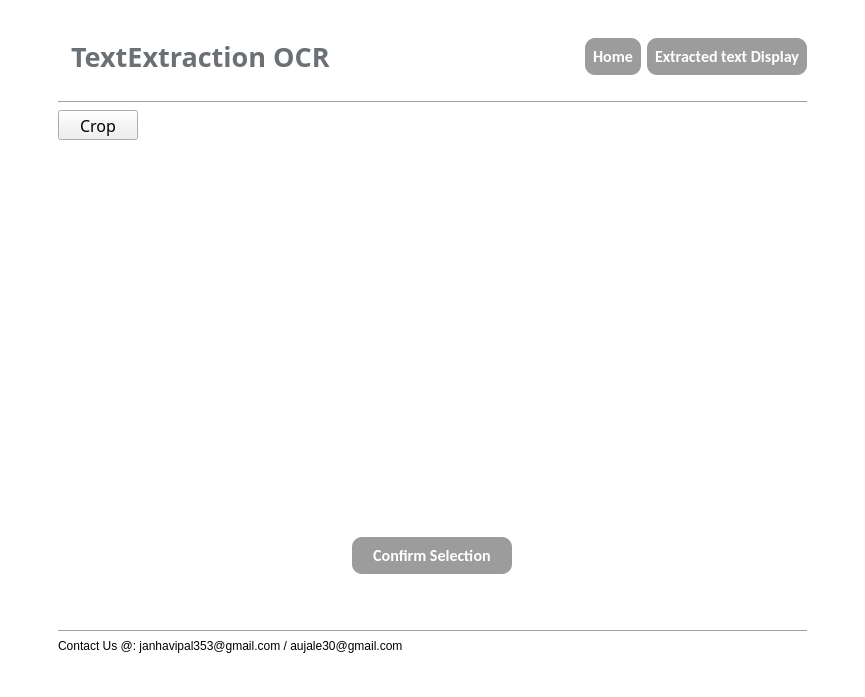
<?xml version="1.0" encoding="UTF-8"?>
<ui version="4.0">
 <class>MainWindow</class>
 <widget class="QMainWindow" name="MainWindow">
  <property name="geometry">
   <rect>
    <x>0</x>
    <y>0</y>
    <width>865</width>
    <height>697</height>
   </rect>
  </property>
  <property name="sizePolicy">
   <sizepolicy hsizetype="Minimum" vsizetype="Minimum">
    <horstretch>0</horstretch>
    <verstretch>0</verstretch>
   </sizepolicy>
  </property>
  <property name="windowTitle">
   <string>MainWindow</string>
  </property>
  <property name="styleSheet">
   <string notr="true">QMainWindow{
background-color: #FFFFFF
}</string>
  </property>
  <widget class="QWidget" name="centralwidget">
   <property name="whatsThis">
    <string>&lt;html&gt;&lt;head/&gt;&lt;body&gt;&lt;p&gt;QStackedWidget&lt;/p&gt;&lt;/body&gt;&lt;/html&gt;</string>
   </property>
   <property name="styleSheet">
    <string notr="true"/>
   </property>
   <layout class="QVBoxLayout" name="verticalLayout_4">
    <item>
     <widget class="QStackedWidget" name="stackedWidget">
      <property name="currentIndex">
       <number>1</number>
      </property>
      <widget class="QWidget" name="page_1">
       <layout class="QVBoxLayout" name="verticalLayout_3">
        <item>
         <layout class="QVBoxLayout" name="verticalLayout_2">
          <property name="spacing">
           <number>1</number>
          </property>
          <property name="bottomMargin">
           <number>10</number>
          </property>
          <item>
           <widget class="QLabel" name="mainHeading_1">
            <property name="sizePolicy">
             <sizepolicy hsizetype="Minimum" vsizetype="Fixed">
              <horstretch>0</horstretch>
              <verstretch>0</verstretch>
             </sizepolicy>
            </property>
            <property name="font">
             <font>
              <family>Berlin Sans FB Demi</family>
              <pointsize>33</pointsize>
              <italic>false</italic>
              <bold>true</bold>
             </font>
            </property>
            <property name="styleSheet">
             <string notr="true">QLabel{
color:#6B7075
}</string>
            </property>
            <property name="text">
             <string>TextExtractionOCR</string>
            </property>
            <property name="alignment">
             <set>Qt::AlignmentFlag::AlignCenter</set>
            </property>
            <property name="margin">
             <number>0</number>
            </property>
           </widget>
          </item>
          <item>
           <widget class="QLabel" name="tagline">
            <property name="sizePolicy">
             <sizepolicy hsizetype="Minimum" vsizetype="Fixed">
              <horstretch>0</horstretch>
              <verstretch>0</verstretch>
             </sizepolicy>
            </property>
            <property name="font">
             <font>
              <pointsize>11</pointsize>
              <italic>true</italic>
              <bold>false</bold>
             </font>
            </property>
            <property name="styleSheet">
             <string notr="true">QLabel{
color:#6B7075
}</string>
            </property>
            <property name="text">
             <string>&quot;Effortlessly extract text from any image with our advanced OCR technology&quot;</string>
            </property>
            <property name="alignment">
             <set>Qt::AlignmentFlag::AlignCenter</set>
            </property>
           </widget>
          </item>
          <item>
           <widget class="Line" name="line_3">
            <property name="orientation">
             <enum>Qt::Orientation::Horizontal</enum>
            </property>
           </widget>
          </item>
          <item>
           <layout class="QHBoxLayout" name="horizontalLayout_7"/>
          </item>
          <item>
           <widget class="QLabel" name="home_image_2">
            <property name="sizePolicy">
             <sizepolicy hsizetype="Expanding" vsizetype="Expanding">
              <horstretch>0</horstretch>
              <verstretch>0</verstretch>
             </sizepolicy>
            </property>
            <property name="text">
             <string/>
            </property>
            <property name="pixmap">
             <pixmap>resource/home_image.png</pixmap>
            </property>
            <property name="alignment">
             <set>Qt::AlignmentFlag::AlignCenter</set>
            </property>
           </widget>
          </item>
          <item>
           <spacer name="verticalSpacer_3">
            <property name="orientation">
             <enum>Qt::Orientation::Vertical</enum>
            </property>
            <property name="sizeHint" stdset="0">
             <size>
              <width>20</width>
              <height>40</height>
             </size>
            </property>
           </spacer>
          </item>
          <item>
           <layout class="QHBoxLayout" name="horizontalLayout_2">
            <item>
             <widget class="QPushButton" name="pick_image_pushbutton">
              <property name="sizePolicy">
               <sizepolicy hsizetype="Fixed" vsizetype="Fixed">
                <horstretch>0</horstretch>
                <verstretch>0</verstretch>
               </sizepolicy>
              </property>
              <property name="minimumSize">
               <size>
                <width>40</width>
                <height>30</height>
               </size>
              </property>
              <property name="maximumSize">
               <size>
                <width>170</width>
                <height>90</height>
               </size>
              </property>
              <property name="font">
               <font>
                <family>Calibri</family>
                <pointsize>12</pointsize>
                <bold>true</bold>
               </font>
              </property>
              <property name="cursor">
               <cursorShape>PointingHandCursor</cursorShape>
              </property>
              <property name="layoutDirection">
               <enum>Qt::LayoutDirection::LeftToRight</enum>
              </property>
              <property name="styleSheet">
               <string notr="true">QPushButton
{
color:#ffffff;
background-color:#9c9c9c;
border-radius:9;
box-shadow: 0px 4px 5px rgba(0,0,0,0.3);
transition: background-color 0.5s ease-in-out, 
                color 0.5s ease-in-out, 
                padding 0.2s ease-in-out, 
                box-shadow 0.2s ease-in-out; /* Smoother transition */
border:1px solid #cccccc;
}
QPushButton:hover
{
color:#111111;
background-color:#ffffff;
transition: background-color 1s ease-in-out, 
            color 1s ease-in-out, 
            padding 0.2s ease-in-out, 
            box-shadow 0.2s ease-in-out; /* Smoother transition */
border:1px solid #cccccc
}
QPushButton:pressed {
    background-color: #38454C;  /* Darker background when pressed */
    padding-top: 5px;  /* Slightly decrease padding for pressed effect */
    padding-left: 10px;  /* Slightly decrease padding for pressed effect */
    box-shadow: 0px 2px 3px rgba(0,0,0,0.3); /* Reduce shadow when pressed */
}</string>
              </property>
              <property name="text">
               <string>Pick an Image</string>
              </property>
             </widget>
            </item>
           </layout>
          </item>
          <item>
           <spacer name="verticalSpacer_4">
            <property name="orientation">
             <enum>Qt::Orientation::Vertical</enum>
            </property>
            <property name="sizeHint" stdset="0">
             <size>
              <width>20</width>
              <height>40</height>
             </size>
            </property>
           </spacer>
          </item>
          <item>
           <widget class="Line" name="line_4">
            <property name="orientation">
             <enum>Qt::Orientation::Horizontal</enum>
            </property>
           </widget>
          </item>
          <item>
           <widget class="QLabel" name="label_3">
            <property name="sizePolicy">
             <sizepolicy hsizetype="Preferred" vsizetype="Fixed">
              <horstretch>0</horstretch>
              <verstretch>0</verstretch>
             </sizepolicy>
            </property>
            <property name="text">
             <string>All Rights Reserved</string>
            </property>
            <property name="alignment">
             <set>Qt::AlignmentFlag::AlignCenter</set>
            </property>
           </widget>
          </item>
         </layout>
        </item>
       </layout>
      </widget>
      <widget class="QWidget" name="page_2">
       <layout class="QVBoxLayout" name="verticalLayout_5">
        <item>
         <layout class="QVBoxLayout" name="verticalLayout">
          <property name="leftMargin">
           <number>40</number>
          </property>
          <property name="topMargin">
           <number>20</number>
          </property>
          <property name="rightMargin">
           <number>40</number>
          </property>
          <property name="bottomMargin">
           <number>20</number>
          </property>
          <item>
           <layout class="QHBoxLayout" name="horizontalLayout_4">
            <property name="bottomMargin">
             <number>20</number>
            </property>
            <item>
             <widget class="QLabel" name="label_2">
              <property name="sizePolicy">
               <sizepolicy hsizetype="Fixed" vsizetype="Fixed">
                <horstretch>0</horstretch>
                <verstretch>0</verstretch>
               </sizepolicy>
              </property>
              <property name="maximumSize">
               <size>
                <width>40</width>
                <height>40</height>
               </size>
              </property>
              <property name="styleSheet">
               <string notr="true">QLabel{
color:#FFFFFF
}</string>
              </property>
              <property name="text">
               <string/>
              </property>
              <property name="pixmap">
               <pixmap>resource/fileicon.png</pixmap>
              </property>
              <property name="scaledContents">
               <bool>true</bool>
              </property>
             </widget>
            </item>
            <item>
             <widget class="QLabel" name="label">
              <property name="font">
               <font>
                <family>Berlin Sans FB Demi</family>
                <pointsize>20</pointsize>
                <bold>true</bold>
               </font>
              </property>
              <property name="styleSheet">
               <string notr="true">QLabel{
color:#6B7075
}</string>
              </property>
              <property name="text">
               <string>TextExtraction OCR</string>
              </property>
             </widget>
            </item>
            <item>
             <spacer name="horizontalSpacer">
              <property name="orientation">
               <enum>Qt::Orientation::Horizontal</enum>
              </property>
              <property name="sizeHint" stdset="0">
               <size>
                <width>40</width>
                <height>20</height>
               </size>
              </property>
             </spacer>
            </item>
            <item>
             <widget class="QWidget" name="widget" native="true">
              <property name="styleSheet">
               <string notr="true">QWidget {
    background-color: #e6f7ff;  /* Light blue color */
    border-bottom: 1px solid #b3d7ff;  /* Optional border for separation */
}
</string>
              </property>
             </widget>
            </item>
            <item>
             <widget class="QPushButton" name="home1_pushbutton">
              <property name="font">
               <font>
                <family>Calibri</family>
                <pointsize>12</pointsize>
                <bold>true</bold>
               </font>
              </property>
              <property name="cursor">
               <cursorShape>PointingHandCursor</cursorShape>
              </property>
              <property name="styleSheet">
               <string notr="true">QPushButton {
    background-color: #9c9c9c;  /* Default button color */
    color: white;
    border-radius: 10px;
    padding: 8px;
}


QPushButton:hover {
    background-color: rgba(255, 255, 255, 0.3);  /* Soft white glow */
    color: #000000;
    border: 1px solid #cccccc;
    box-shadow: 0px 0px 15px 10px rgba(255, 255, 255, 0.5); /* Soft outer glow */
}</string>
              </property>
              <property name="text">
               <string>Home</string>
              </property>
             </widget>
            </item>
            <item>
             <widget class="QPushButton" name="extractedText_pushbutton">
              <property name="font">
               <font>
                <family>Calibri</family>
                <pointsize>12</pointsize>
                <bold>true</bold>
               </font>
              </property>
              <property name="cursor">
               <cursorShape>PointingHandCursor</cursorShape>
              </property>
              <property name="styleSheet">
               <string notr="true">QPushButton {
    background-color: #9c9c9c;  /* Default button color */
    color: white;
    border-radius: 10px;
    padding: 8px;
}


QPushButton:hover {
    background-color: rgba(255, 255, 255, 0.3);  /* Soft white glow */
    color: #000000;
    border: 1px solid #cccccc;
    box-shadow: 0px 0px 15px 10px rgba(255, 255, 255, 0.5); /* Soft outer glow */
}</string>
              </property>
              <property name="text">
               <string>Extracted text Display</string>
              </property>
             </widget>
            </item>
           </layout>
          </item>
          <item>
           <widget class="Line" name="line">
            <property name="orientation">
             <enum>Qt::Orientation::Horizontal</enum>
            </property>
           </widget>
          </item>
          <item>
           <widget class="QPushButton" name="crop_pushbutton">
            <property name="sizePolicy">
             <sizepolicy hsizetype="Fixed" vsizetype="Expanding">
              <horstretch>0</horstretch>
              <verstretch>0</verstretch>
             </sizepolicy>
            </property>
            <property name="minimumSize">
             <size>
              <width>0</width>
              <height>16</height>
             </size>
            </property>
            <property name="maximumSize">
             <size>
              <width>16777215</width>
              <height>30</height>
             </size>
            </property>
            <property name="font">
             <font>
              <family>Bahnschrift SemiCondensed</family>
              <pointsize>12</pointsize>
             </font>
            </property>
            <property name="styleSheet">
             <string notr="true"/>
            </property>
            <property name="text">
             <string>Crop</string>
            </property>
            <property name="icon">
             <iconset>
              <normaloff>resource/crop.png</normaloff>resource/crop.png</iconset>
            </property>
            <property name="iconSize">
             <size>
              <width>18</width>
              <height>18</height>
             </size>
            </property>
           </widget>
          </item>
          <item>
           <widget class="QFrame" name="preview_frame">
            <property name="sizePolicy">
             <sizepolicy hsizetype="Expanding" vsizetype="Expanding">
              <horstretch>0</horstretch>
              <verstretch>0</verstretch>
             </sizepolicy>
            </property>
            <property name="styleSheet">
             <string notr="true">QFrame {
    background: qlineargradient(
        x1: 0, y1: 0, x2: 1, y2: 1,
        stop: 0 #c0c0c0,
        stop: 1 #e0e0e0
    );
	border:2px black;
    border-radius: 10px;
}
</string>
            </property>
            <property name="frameShape">
             <enum>QFrame::Shape::StyledPanel</enum>
            </property>
            <property name="frameShadow">
             <enum>QFrame::Shadow::Raised</enum>
            </property>
           </widget>
          </item>
          <item>
           <layout class="QHBoxLayout" name="horizontalLayout_5">
            <property name="leftMargin">
             <number>20</number>
            </property>
            <property name="topMargin">
             <number>30</number>
            </property>
            <property name="rightMargin">
             <number>20</number>
            </property>
            <property name="bottomMargin">
             <number>50</number>
            </property>
            <item>
             <widget class="QPushButton" name="confirm_pushbutton">
              <property name="sizePolicy">
               <sizepolicy hsizetype="Fixed" vsizetype="Fixed">
                <horstretch>0</horstretch>
                <verstretch>0</verstretch>
               </sizepolicy>
              </property>
              <property name="minimumSize">
               <size>
                <width>120</width>
                <height>0</height>
               </size>
              </property>
              <property name="maximumSize">
               <size>
                <width>160</width>
                <height>16777215</height>
               </size>
              </property>
              <property name="font">
               <font>
                <family>Calibri</family>
                <pointsize>12</pointsize>
                <bold>true</bold>
               </font>
              </property>
              <property name="cursor">
               <cursorShape>PointingHandCursor</cursorShape>
              </property>
              <property name="styleSheet">
               <string notr="true">QPushButton {
    background-color: #9c9c9c;  /* Default button color */
    color: white;
    border-radius: 10px;
    padding: 8px;
}

QPushButton:hover{
   background-color: rgba(255, 255, 255, 0.3);  /* Soft white glow */
    color: #000000;
    border: 1px solid #cccccc;
    box-shadow: 0px 0px 15px 10px rgba(255, 255, 255, 0.5); /* Soft outer glow */
}</string>
              </property>
              <property name="text">
               <string>Confirm Selection</string>
              </property>
             </widget>
            </item>
           </layout>
          </item>
          <item>
           <widget class="Line" name="line_2">
            <property name="orientation">
             <enum>Qt::Orientation::Horizontal</enum>
            </property>
           </widget>
          </item>
          <item>
           <widget class="QLabel" name="label_contact">
            <property name="sizePolicy">
             <sizepolicy hsizetype="Expanding" vsizetype="Preferred">
              <horstretch>0</horstretch>
              <verstretch>0</verstretch>
             </sizepolicy>
            </property>
            <property name="styleSheet">
             <string notr="true"/>
            </property>
            <property name="text">
             <string>Contact Us @: janhavipal353@gmail.com / aujale30@gmail.com</string>
            </property>
            <property name="alignment">
             <set>Qt::AlignmentFlag::AlignLeading|Qt::AlignmentFlag::AlignLeft|Qt::AlignmentFlag::AlignVCenter</set>
            </property>
           </widget>
          </item>
          <item>
           <layout class="QVBoxLayout" name="verticalLayout_9"/>
          </item>
          <item>
           <widget class="QFrame" name="frame_2">
            <property name="frameShape">
             <enum>QFrame::Shape::StyledPanel</enum>
            </property>
            <property name="frameShadow">
             <enum>QFrame::Shadow::Raised</enum>
            </property>
           </widget>
          </item>
         </layout>
        </item>
       </layout>
      </widget>
      <widget class="QWidget" name="page_3">
       <layout class="QVBoxLayout" name="verticalLayout_7">
        <item>
         <layout class="QVBoxLayout" name="verticalLayout_8">
          <property name="leftMargin">
           <number>40</number>
          </property>
          <property name="topMargin">
           <number>20</number>
          </property>
          <property name="rightMargin">
           <number>40</number>
          </property>
          <property name="bottomMargin">
           <number>20</number>
          </property>
          <item>
           <layout class="QHBoxLayout" name="horizontalLayout">
            <property name="bottomMargin">
             <number>20</number>
            </property>
            <item>
             <widget class="QLabel" name="label_9">
              <property name="sizePolicy">
               <sizepolicy hsizetype="Fixed" vsizetype="Fixed">
                <horstretch>0</horstretch>
                <verstretch>0</verstretch>
               </sizepolicy>
              </property>
              <property name="maximumSize">
               <size>
                <width>40</width>
                <height>40</height>
               </size>
              </property>
              <property name="text">
               <string/>
              </property>
              <property name="pixmap">
               <pixmap>resource/fileicon.png</pixmap>
              </property>
              <property name="scaledContents">
               <bool>true</bool>
              </property>
             </widget>
            </item>
            <item>
             <widget class="QLabel" name="label_8">
              <property name="sizePolicy">
               <sizepolicy hsizetype="Expanding" vsizetype="Fixed">
                <horstretch>0</horstretch>
                <verstretch>0</verstretch>
               </sizepolicy>
              </property>
              <property name="font">
               <font>
                <family>Berlin Sans FB Demi</family>
                <pointsize>20</pointsize>
                <bold>true</bold>
               </font>
              </property>
              <property name="styleSheet">
               <string notr="true">QLabel{
color:#6B7075;
}</string>
              </property>
              <property name="text">
               <string>TextExtraction OCR</string>
              </property>
             </widget>
            </item>
           </layout>
          </item>
          <item>
           <widget class="Line" name="line_5">
            <property name="orientation">
             <enum>Qt::Orientation::Horizontal</enum>
            </property>
           </widget>
          </item>
          <item>
           <layout class="QVBoxLayout" name="verticalLayout_6">
            <item>
             <widget class="QFrame" name="frame_3">
              <property name="sizePolicy">
               <sizepolicy hsizetype="Preferred" vsizetype="Expanding">
                <horstretch>0</horstretch>
                <verstretch>0</verstretch>
               </sizepolicy>
              </property>
              <property name="minimumSize">
               <size>
                <width>0</width>
                <height>450</height>
               </size>
              </property>
              <property name="styleSheet">
               <string notr="true">QFrame{
padding:15px;
border:1px solid #C3BABA;
border-radius: 10px;
}</string>
              </property>
              <property name="frameShape">
               <enum>QFrame::Shape::StyledPanel</enum>
              </property>
              <property name="frameShadow">
               <enum>QFrame::Shadow::Raised</enum>
              </property>
              <layout class="QVBoxLayout" name="verticalLayout_10">
               <item>
                <widget class="QLabel" name="extracted_text_label">
                 <property name="sizePolicy">
                  <sizepolicy hsizetype="Fixed" vsizetype="Minimum">
                   <horstretch>0</horstretch>
                   <verstretch>0</verstretch>
                  </sizepolicy>
                 </property>
                 <property name="font">
                  <font>
                   <family>Berlin Sans FB Demi</family>
                   <pointsize>13</pointsize>
                   <bold>true</bold>
                  </font>
                 </property>
                 <property name="styleSheet">
                  <string notr="true">QLabel{
color:#6B7075;
border:none;
}</string>
                 </property>
                 <property name="text">
                  <string>Extracted Text</string>
                 </property>
                 <property name="margin">
                  <number>-15</number>
                 </property>
                </widget>
               </item>
               <item>
                <widget class="QTextEdit" name="display_textedit">
                 <property name="font">
                  <font>
                   <family>Arial</family>
                   <pointsize>14</pointsize>
                  </font>
                 </property>
                 <property name="styleSheet">
                  <string notr="true">QTextEdit{
background-color:#e3e3e3;
border: 1px solid black;
border-radius: 5px;
}</string>
                 </property>
                </widget>
               </item>
               <item>
                <layout class="QHBoxLayout" name="horizontalLayout_8">
                 <item>
                  <spacer name="horizontalSpacer_2">
                   <property name="orientation">
                    <enum>Qt::Orientation::Horizontal</enum>
                   </property>
                   <property name="sizeHint" stdset="0">
                    <size>
                     <width>40</width>
                     <height>20</height>
                    </size>
                   </property>
                  </spacer>
                 </item>
                 <item>
                  <widget class="QPushButton" name="home2_pushbutton">
                   <property name="sizePolicy">
                    <sizepolicy hsizetype="Fixed" vsizetype="Fixed">
                     <horstretch>0</horstretch>
                     <verstretch>0</verstretch>
                    </sizepolicy>
                   </property>
                   <property name="minimumSize">
                    <size>
                     <width>90</width>
                     <height>0</height>
                    </size>
                   </property>
                   <property name="font">
                    <font>
                     <family>Calibri</family>
                     <pointsize>12</pointsize>
                     <bold>true</bold>
                    </font>
                   </property>
                   <property name="styleSheet">
                    <string notr="true">QPushButton {
    background-color: #9c9c9c;  /* Default button color */
    color: white;
    border-radius: 10px;
    padding: 8px;
}


QPushButton:hover {
    background-color: rgba(255, 255, 255, 0.3);  /* Soft white glow */
    color: #000000;
    border: 1px solid #cccccc;
    box-shadow: 0px 0px 15px 10px rgba(255, 255, 255, 0.5); /* Soft outer glow */
}

QPushButton::icon{
color:white;
}</string>
                   </property>
                   <property name="text">
                    <string> Home</string>
                   </property>
                   <property name="icon">
                    <iconset>
                     <normaloff>resource/home.svg</normaloff>resource/home.svg</iconset>
                   </property>
                   <property name="iconSize">
                    <size>
                     <width>18</width>
                     <height>18</height>
                    </size>
                   </property>
                  </widget>
                 </item>
                 <item>
                  <widget class="QPushButton" name="copy_pushbutton">
                   <property name="sizePolicy">
                    <sizepolicy hsizetype="Fixed" vsizetype="Preferred">
                     <horstretch>0</horstretch>
                     <verstretch>0</verstretch>
                    </sizepolicy>
                   </property>
                   <property name="minimumSize">
                    <size>
                     <width>90</width>
                     <height>0</height>
                    </size>
                   </property>
                   <property name="font">
                    <font>
                     <family>Calibri</family>
                     <pointsize>12</pointsize>
                     <bold>true</bold>
                    </font>
                   </property>
                   <property name="styleSheet">
                    <string notr="true">QPushButton {
    background-color: #9c9c9c;  /* Default button color */
    color: white;
    border-radius: 10px;
    padding: 8px;
}


QPushButton:hover {
    background-color: rgba(255, 255, 255, 0.3);  /* Soft white glow */
    color: #000000;
    border: 1px solid #cccccc;
    box-shadow: 0px 0px 15px 10px rgba(255, 255, 255, 0.5); /* Soft outer glow */
}</string>
                   </property>
                   <property name="text">
                    <string> Copy</string>
                   </property>
                   <property name="icon">
                    <iconset>
                     <normaloff>resource/copy.svg</normaloff>resource/copy.svg</iconset>
                   </property>
                  </widget>
                 </item>
                </layout>
               </item>
              </layout>
             </widget>
            </item>
           </layout>
          </item>
          <item>
           <layout class="QHBoxLayout" name="horizontalLayout_3"/>
          </item>
          <item>
           <widget class="Line" name="line_7">
            <property name="orientation">
             <enum>Qt::Orientation::Horizontal</enum>
            </property>
           </widget>
          </item>
         </layout>
        </item>
       </layout>
      </widget>
     </widget>
    </item>
   </layout>
  </widget>
 </widget>
 <resources/>
 <connections/>
 <slots>
  <slot>setCurrentIndex(int)</slot>
 </slots>
</ui>
